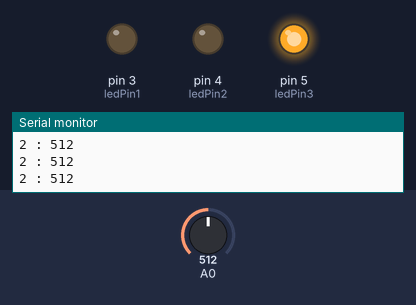
Simulated run of this sketch. Board: Arduino Uno, built with avr-gcc and run on an emulated ATmega328P. Parts: output pins drawn as LEDs (lit = HIGH), the last lines printed to the serial monitor. The inputs (shaded band) are chosen by the test bench; at power-on: A0 = 512.

Above: at 1.2 s.
1.3 s: A0 set to 176
2.8 s: A0 set to 153
At 3.9 s:
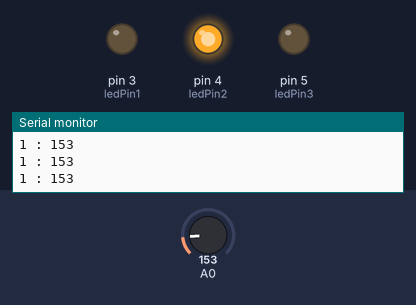
4.3 s: A0 set to 32
5.8 s: A0 set to 27
At 7.0 s:
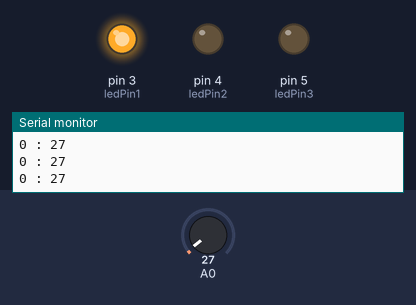
7.3 s: A0 set to 122
At 8.5 s:
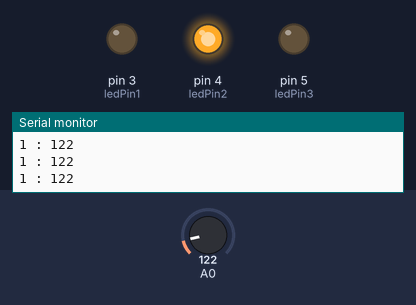
8.8 s: A0 set to 170
At 9.7 s:
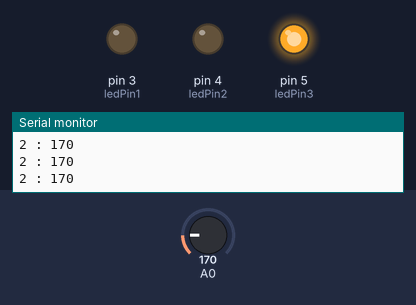
Timing chart, 0 to 11.3 s (numbered marks = the images above; inputs shaded):
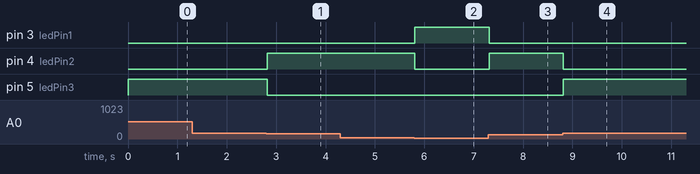

Measured:
- the behaviour switches between 161 and 160 on A0 (found by bisection; images 0 and 1)
- the behaviour switches between 31 and 30 on A0 (found by bisection; images 1 and 2)
- after the input at 2.8 s, pin 4 (ledPin2): LOW → HIGH at once; pin 5 (ledPin3): HIGH → LOW at once
- after the input at 5.8 s, pin 3 (ledPin1): LOW → HIGH at once; pin 4 (ledPin2): HIGH → LOW at once
- after the input at 7.3 s, pin 3 (ledPin1): HIGH → LOW at once; pin 4 (ledPin2): LOW → HIGH at once
- after the input at 8.8 s, pin 4 (ledPin2): HIGH → LOW at once; pin 5 (ledPin3): LOW → HIGH at once

The sketch:

a05_PhotoResistor.ino
```cpp
int maxVal = 0;
int ledPin1 = 3;
int ledPin2 = 4;
int ledPin3 = 5;


void setup() {
  // put your setup code here, to run once:
  Serial.begin(9600); //baud rate
  pinMode(A0, INPUT);
  pinMode(ledPin1, OUTPUT);
  pinMode(ledPin2, OUTPUT);
  pinMode(ledPin3, OUTPUT);
}

void loop() {
  // put your main code here, to run repeatedly:
  int photoResistor = analogRead(A0);
//  int ledVal = map(photoResistor, 250, 870, 2, 0);
//
//  if(maxVal <= photoResistor){
//    maxVal = photoResistor;
//  }


  int ledVal = map(photoResistor, 250, 870, 3, 0);

  if(photoResistor >= 0  && photoResistor <= 30) {
    ledVal = 0;
  } else if(photoResistor >= 31  && photoResistor <= 160){
    ledVal = 1;
  } else{
    ledVal = 2;
  }
  Serial.print(ledVal);
  Serial.print(" : ");
  Serial.println(photoResistor);

  switch(ledVal){
    case 0:
      digitalWrite(ledPin1, HIGH);
      digitalWrite(ledPin2, LOW);
      digitalWrite(ledPin3, LOW);
    break;
    case 1:
      digitalWrite(ledPin1, LOW);
      digitalWrite(ledPin2, HIGH);
      digitalWrite(ledPin3, LOW);
    break;
    case 2:
      digitalWrite(ledPin1, LOW);
      digitalWrite(ledPin2, LOW);
      digitalWrite(ledPin3, HIGH);
    break;
  }

  //analogWrite(ledPin,ledVal);

}
```
